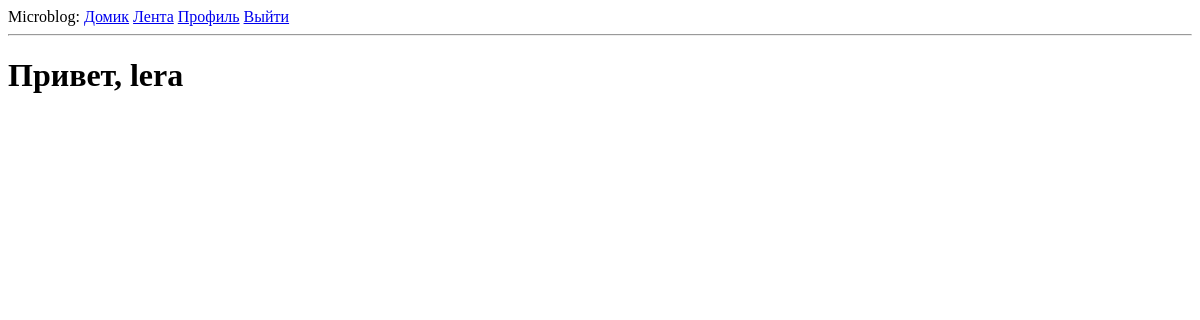
The page /explore (signed in) on the database as committed earlier.
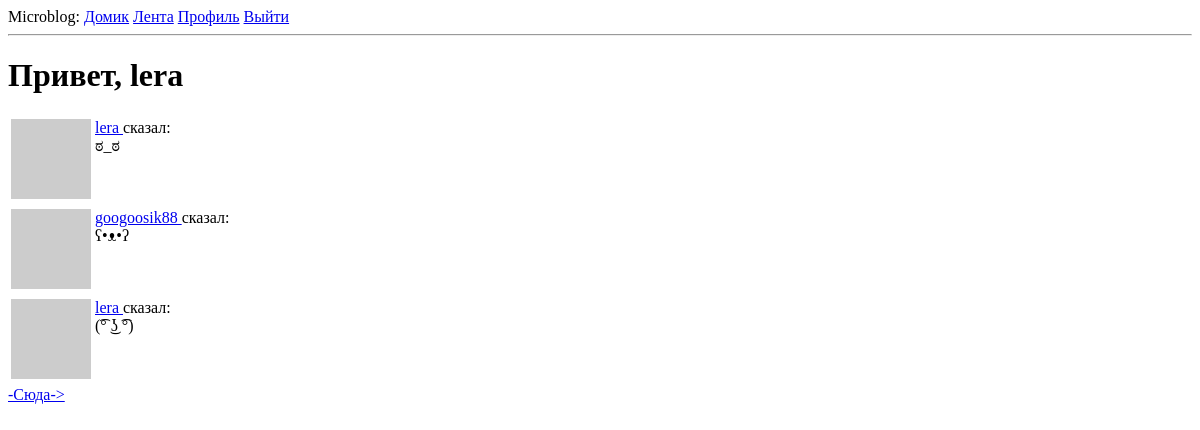
The same page on the database as committed later.
### app/models.py (models this page shows, shortened)
class User(UserMixin, db.Model):
    id = db.Column(db.Integer, primary_key=True)
    username = db.Column(db.String(64), index=True, unique=True)
    email = db.Column(db.String(120), index=True, unique=True)
    password_hash = db.Column(db.String(128))
    about_me = db.Column(db.String(140))
    last_seen = db.Column(db.DateTime, default=datetime.utcnow)
    posts = db.relationship('Post', backref='author', lazy='dynamic')
    followed = db.relationship(
        'User', secondary=followers,
        primaryjoin=(followers.c.follower_id == id),
        secondaryjoin=(followers.c.followed_id == id),
        backref=db.backref('followers', lazy='dynamic'), lazy='dynamic')
    def avatar(self, size):
        digest = md5(self.email.lower().encode('utf-8')).hexdigest()
        return 'https://www.gravatar.com/avatar/{}?d=identicon&s={}'.format(digest, size)
    """Подписка"""
    """Отписка"""
    """Проверка на подписку"""
    """Лента"""

class Post(db.Model):
    id = db.Column(db.Integer, primary_key=True)
    body = db.Column(db.String(140))
    timestamp = db.Column(db.DateTime, index=True, default=datetime.utcnow)
    user_id = db.Column(db.Integer, db.ForeignKey('user.id'))

### app/routes.py (the view)
@app.route('/explore')
@login_required
def explore():
    page = request.args.get('page', 1, type=int)
    posts = Post.query.order_by(Post.timestamp.desc()).paginate(
        page, app.config['POST_PER_PAGE'], False)
    next_url = url_for('explore', page=posts.next_num) if posts.has_next else None
    prev_url = url_for('explore', page=posts.prev_num) if posts.has_prev else None
    return render_template('index.html', title='Explore', posts=posts.items,
                           next_url=next_url, prev_url=prev_url)

### app/models.py (called while the page is built)
@login.user_loader
def load_user(id):
    return User.query.get(int(id))

### app/routes.py (called while the page is built)
@app.before_request
def before_request():
    if current_user.is_authenticated:
        current_user.last_seen = datetime.utcnow()
        db.session.commit()

### app/templates/index.html (shortened to what this page needs)
{% extends "base.html" %}
{% block content %}
    <h1>Привет, {{ current_user.username }}</h1>
    {% for post in posts %}
        {% include '_post.html' %}
    {% endfor %}
    {% if next_url %}
        <a href="{{ next_url }}">-Сюда-></a>
    {% endif %}
{% endblock %}

### app/templates/base.html (shortened to what this page needs)
<!DOCTYPE html>
<html lang="en">
<head>
</head>
<body>
    <div>
        Microblog:
        <a href="{{ url_for('index') }}">Домик</a>
        <a href="{{ url_for('explore') }}">Лента</a>
        {% if current_user.is_anonymous %}
        <a href="{{ url_for('login') }}">Войти</a>
        {% else %}
        <a href="{{ url_for('user', username=current_user.username) }}">Профиль</a>
        <a href="{{ url_for('logout') }}">Выйти</a>
        {% endif %}
    </div>
    <hr>
    {% block content %}{% endblock %}
</body>
</html>

### app/templates/_post.html
<table>
    <tr valign="top">
        <td><img src="{{ post.author.avatar(36) }}"></td>
        <td>
            <a href="{{ url_for('user', username=post.author.username) }}">
                {{ post.author.username }}
            </a>
            сказал: <br>{{ post.body }}
        </td>
    </tr>
</table>

Rows that differ between the two databases and show on the page:
added Post: author.username "lera", body "ಠ_ಠ"
added Post: author.username "googoosik88", body "ʕ•ᴥ•ʔ"
added Post: author.username "lera", body "(͡° ͜ʖ ͡°)"
Other text that changed with them:
text now shown: "-Сюда->"
